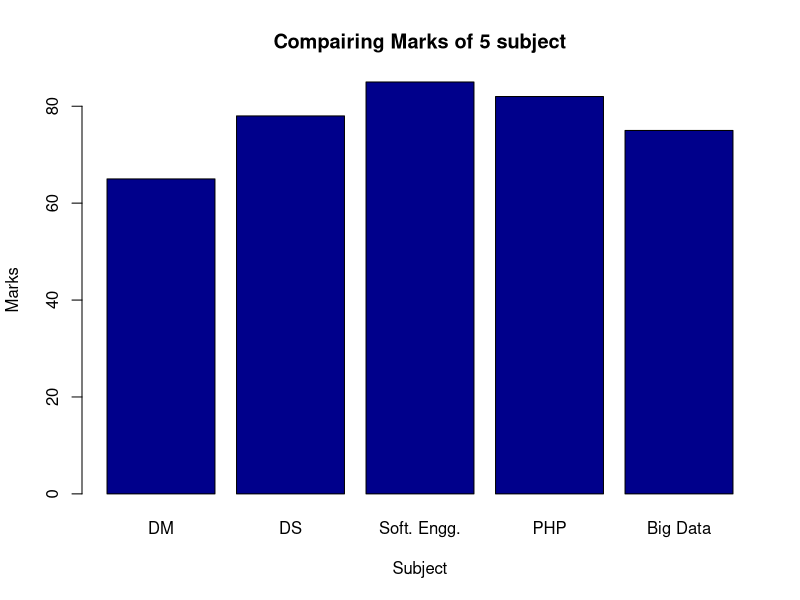

Recreate this plot in R.
#Slip No 6
#Write an R program to create a simple bar plot of five subject's marks

marks = c(65,78,85,82,75)
barplot(marks,
        main = "Compairing Marks of 5 subject",
        xlab = "Subject",
        ylab = "Marks",
        names.arg = c("DM","DS","Soft. Engg.","PHP","Big Data"),
        col = "darkblue",
       
        )